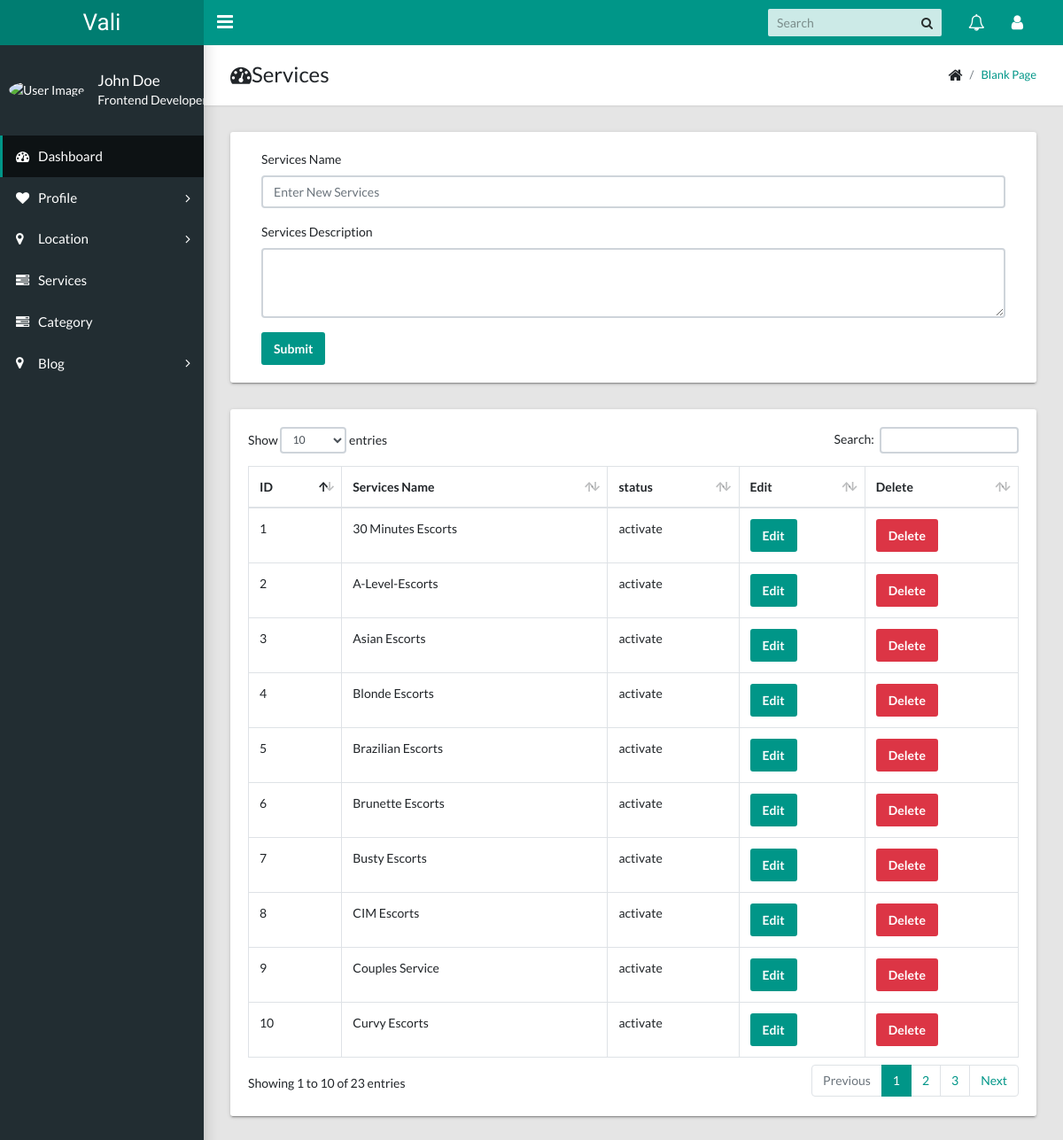
The app's page /admin/index.php/services with its own data.
### tables this page shows
CREATE TABLE `services` (
  `id` int(11) NOT NULL,
  `services_name` varchar(255) NOT NULL,
  `services_description` text NOT NULL,
  `status` tinyint(1) NOT NULL,
  `created_date` datetime NOT NULL,
  `updated_data` datetime NOT NULL,
  `meta_title` varchar(500) NOT NULL,
  `meta_description` varchar(500) NOT NULL,
  `meta_keywords` varchar(500) NOT NULL
);

### admin/application/controllers/Services.php (called while the page is built, shortened)
<?php defined('BASEPATH') OR exit('No direct script access allowed');
class Services extends MY_Controller
{
	public function __construct()
	{
		$this->load->model('admin');
	}
	public function index()
	{
		$data['all_services_key'] = $this->admin->getAllServices();
		$this->load->view('services_view',$data);
	}
}

### admin/index.php (called while the page is built, shortened)
<?php
require_once BASEPATH.'core/CodeIgniter.php';

### admin/application/models/admin.php (called while the page is built, shortened)
<?php
class Admin extends MY_Model
{
	public function getAllServices()
	{
		$sql_str = "SELECT id , services_name , services_description , CASE WHEN services.status = true THEN 'activate' ELSE 'Deactivate' END AS status FROM services";
		return $this->db->query($sql_str)->result();
	}
}

### admin/application/helpers/friend_helper.php (called while the page is built, shortened)
<?php
class Friend
{
	public function base64url_encode($data) {
	  	return rtrim(strtr(base64_encode($data), '+/', '-_'), '=');
	}
}

### admin/application/views/services_view.php (the view, shortened to what this page needs)
<!DOCTYPE html>
<html lang="en">
    <head>
    </head>
    <body class="app sidebar-mini rtl">
        <main class="app-content">
            <div class="app-title">
                <div>
                    <h1><i class="fa fa-dashboard"></i>Services</h1>
                </div>
                <ul class="app-breadcrumb breadcrumb">
                    <li class="breadcrumb-item"><i class="fa fa-home fa-lg"></i></li>
                    <li class="breadcrumb-item"><a href="#">Blank Page</a></li>
                </ul>
            </div>
            <div class="row">
                <div class="col-md-12">
                    <div class="tile">
                        <div class="col-lg-12">
                            <?= form_open('services') ?>
                                <div class="form-group">
                                    <label for="exampleInputEmail1">Services Name</label>
                                    <input class="form-control" name="new_services" type="text" placeholder="Enter New Services" autofocus>
                                </div>
                                <div class="form-group">
                                    <label for="exampleInputEmail1">Services Description</label>
                                    <textarea class="form-control" name="description" rows="3"></textarea>
                                </div>
                                <button class="btn btn-primary" type="submit">Submit</button>
                            <?= form_close() ?>
                        </div>
                    </div>
                </div>
            </div>
            <div class="row">
                <div class="col-md-12">
                    <div class="tile">
                        <div class="tile-body">
                            <table class="table table-hover table-bordered" id="sampleTable">
                                <thead>
                                    <tr>
                                        <th>ID</th>
                                        <th>Services Name</th>
                                        <th>status</th>
                                        <th>Edit</th>
                                        <th>Delete</th>
                                    </tr>
                                </thead>
                                <tbody>
                                <?php foreach ($all_services_key as $key => $all_services_data) : ?>
                                    <tr>
                                        <td><?= $key + 1 ?></td>
                                        <td><?= $all_services_data->services_name ?></td>
                                        <td><?= $all_services_data->status ?></td>
                                        <td><a href=""><button class="btn btn-primary">Edit</button></a></td>
                                        <td><a href="<?= base_url('services/delete_services') ?>/<?= $this->friend->base64url_encode($all_services_data->id) ?>"><button class="btn btn-danger">Delete</button></a></td>
                                    </tr>
                                <?php endforeach ; ?>
                                </tbody>
                            </table>
                        </div>
                    </div>
                </div>
            </div>
        </main>
    </body>
</html>

### records on screen
services: services_name "30 Minutes Escorts", status "activate"
services: services_name "A-Level-Escorts", status "activate"
services: services_name "Asian Escorts", status "activate"
services: services_name "Blonde Escorts", status "activate"
services: services_name "Brazilian Escorts", status "activate"
services: services_name "Brunette Escorts", status "activate"
services: services_name "Busty Escorts", status "activate"
services: services_name "CIM Escorts", status "activate"
services: services_name "Couples Service", status "activate"
services: services_name "Curvy Escorts", status "activate"
